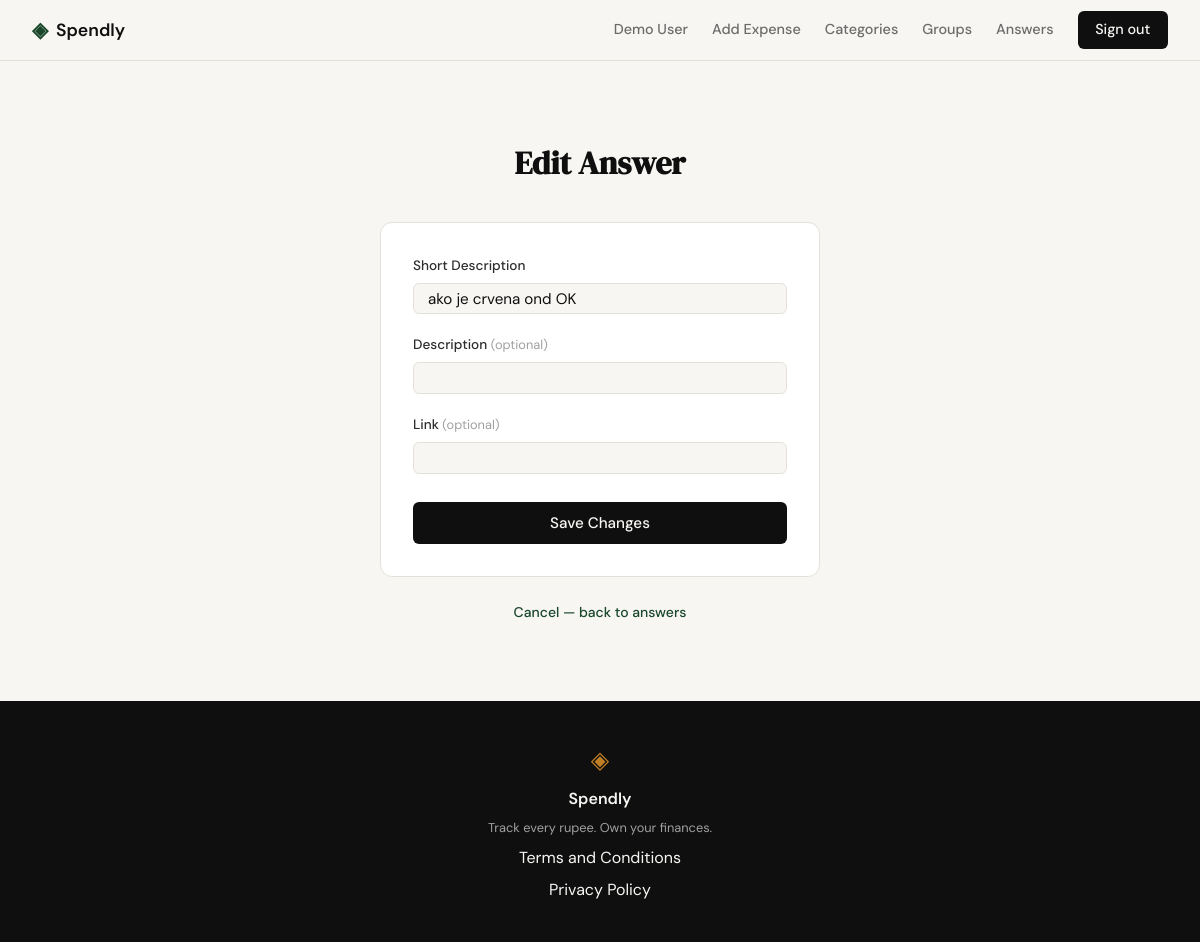
/answers/1/edit (signed in), run on an earlier commit of the app's database.
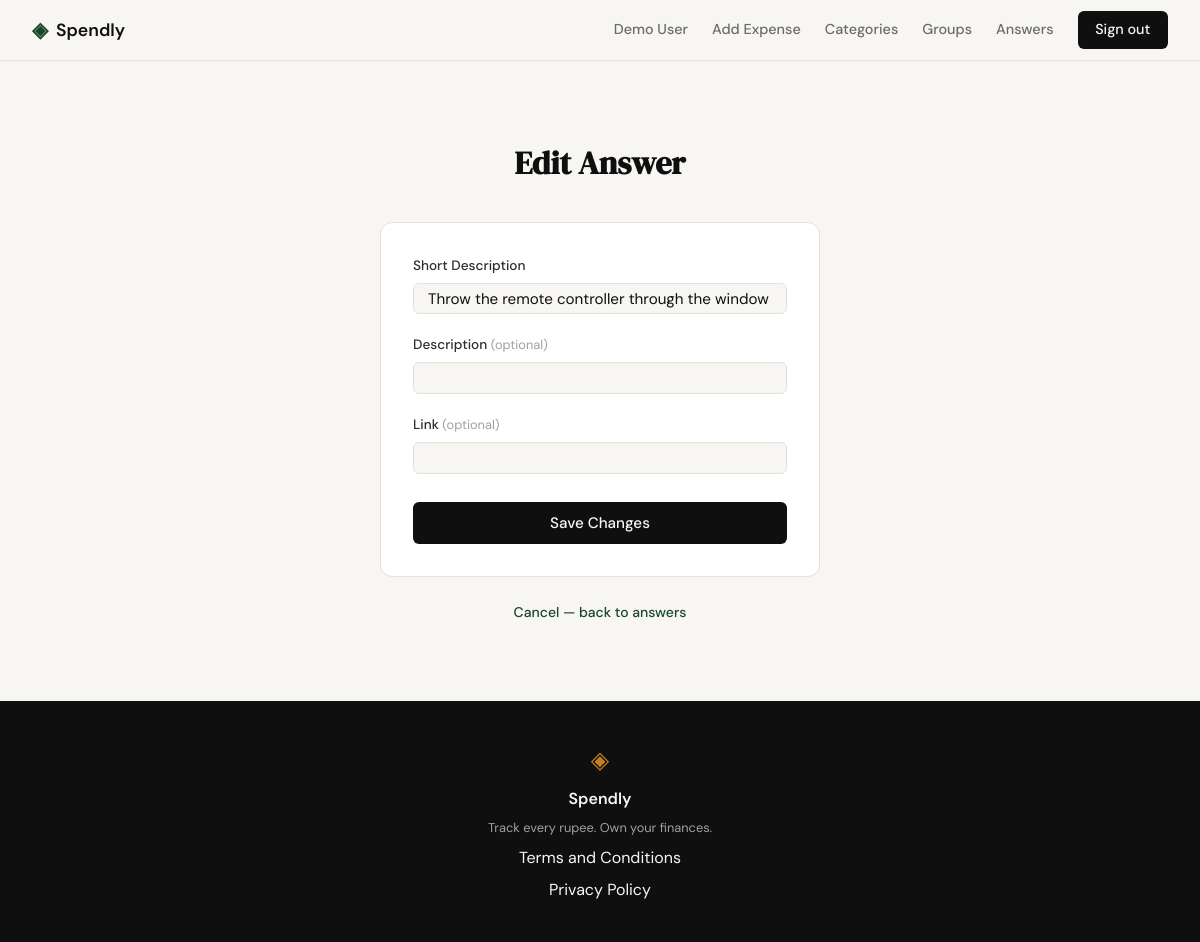
And on a later commit of the database.
### tables this page shows
CREATE TABLE answers (
            id          INTEGER PRIMARY KEY AUTOINCREMENT,
            user_id     INTEGER NOT NULL REFERENCES users(id),
            short_desc  TEXT    NOT NULL,
            description TEXT,
            link        TEXT,
            created_at  TEXT    DEFAULT (datetime('now'))
        );

### app.py (the view, shortened to what this page needs)
@app.route("/answers/<int:id>/edit", methods=["GET", "POST"])
def edit_answer(id):
    if not session.get("user_id"):
        return redirect(url_for("login"))
    answer = get_answer_by_id(id, session["user_id"])
    if answer is None:
        abort(404)
    return render_template("answers/edit_answer.html", answer=answer)

### database/db.py (called while the page is built)
def get_db():
    conn = sqlite3.connect(DB_PATH)
    conn.row_factory = sqlite3.Row
    conn.execute("PRAGMA foreign_keys = ON")
    return conn

### database/queries.py (called while the page is built)
def get_answer_by_id(answer_id, user_id):
    conn = get_db()
    row = conn.execute(
        "SELECT id, short_desc, description, link FROM answers WHERE id = ? AND user_id = ?",
        (answer_id, user_id),
    ).fetchone()
    conn.close()
    return dict(row) if row else None

### templates/answers/edit_answer.html (shortened to what this page needs)
{% extends "base.html" %}
{% block content %}
<section class="auth-section">
    <div class="auth-container">
        <div class="auth-header"><h1 class="auth-title">Edit Answer</h1></div>
        <div class="auth-card">
            <form method="POST" action="{{ url_for('edit_answer', id=answer.id) }}">
                <div class="form-group">
                    <label for="short_desc">Short Description</label>
                    <input type="text" id="short_desc" name="short_desc" maxlength="200"
                           class="form-input" value="{{ answer.short_desc }}" required>
                </div>
                <div class="form-group">
                    <label for="description">Description <span class="field-optional">(optional)</span></label>
                    <input type="text" id="description" name="description" maxlength="500"
                           class="form-input" value="{{ answer.description or '' }}">
                </div>
                <div class="form-group">
                    <label for="link">Link <span class="field-optional">(optional)</span></label>
                    <input type="url" id="link" name="link" maxlength="500"
                           class="form-input" value="{{ answer.link or '' }}">
                </div>
                <button type="submit" class="btn-submit">Save Changes</button>
            </form>
        </div>
        <p class="auth-switch"><a href="{{ url_for('answers') }}">Cancel — back to answers</a></p>
    </div>
</section>
{% endblock %}

What changed in the data, as far as the page shows it:
changed answers: short_desc "ako je crvena ond OK" → "Throw the remote controller through the window"
